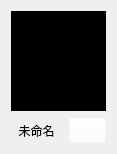
<?xml version="1.0" encoding="UTF-8"?>
<ui version="4.0">
 <class>FaceListItem</class>
 <widget class="QWidget" name="FaceListItem">
  <property name="geometry">
   <rect>
    <x>0</x>
    <y>0</y>
    <width>117</width>
    <height>154</height>
   </rect>
  </property>
  <property name="sizeIncrement">
   <size>
    <width>0</width>
    <height>0</height>
   </size>
  </property>
  <property name="font">
   <font>
    <family>华文琥珀</family>
    <pointsize>9</pointsize>
   </font>
  </property>
  <property name="windowTitle">
   <string>face_list_item</string>
  </property>
  <property name="styleSheet">
   <string notr="true"/>
  </property>
  <layout class="QVBoxLayout" name="verticalLayout" stretch="0,0">
   <property name="spacing">
    <number>7</number>
   </property>
   <item>
    <widget class="QLabel" name="face_img">
     <property name="minimumSize">
      <size>
       <width>95</width>
       <height>95</height>
      </size>
     </property>
     <property name="layoutDirection">
      <enum>Qt::LeftToRight</enum>
     </property>
     <property name="styleSheet">
      <string notr="true">background-color: rgb(0, 0, 0);</string>
     </property>
     <property name="text">
      <string/>
     </property>
     <property name="alignment">
      <set>Qt::AlignCenter</set>
     </property>
     <property name="openExternalLinks">
      <bool>false</bool>
     </property>
    </widget>
   </item>
   <item>
    <layout class="QHBoxLayout" name="horizontalLayout" stretch="1,0">
     <item>
      <widget class="QLabel" name="name_lbl">
       <property name="font">
        <font>
         <family>华文琥珀</family>
         <pointsize>9</pointsize>
        </font>
       </property>
       <property name="text">
        <string>未命名</string>
       </property>
       <property name="alignment">
        <set>Qt::AlignCenter</set>
       </property>
      </widget>
     </item>
     <item>
      <widget class="QPushButton" name="edit_name_btn">
       <property name="styleSheet">
        <string notr="true">background-color: rgba(255, 255, 255, 0);</string>
       </property>
       <property name="text">
        <string/>
       </property>
      </widget>
     </item>
    </layout>
   </item>
  </layout>
 </widget>
 <resources/>
 <connections/>
</ui>
